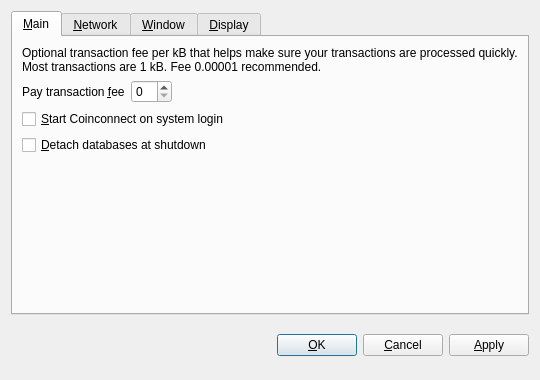
<?xml version="1.0" encoding="UTF-8"?>
<ui version="4.0">
 <class>OptionsDialog</class>
 <widget class="QDialog" name="OptionsDialog">
  <property name="geometry">
   <rect>
    <x>0</x>
    <y>0</y>
    <width>540</width>
    <height>380</height>
   </rect>
  </property>
  <property name="windowTitle">
   <string>Options</string>
  </property>
  <property name="modal">
   <bool>true</bool>
  </property>
  <layout class="QVBoxLayout" name="verticalLayout">
   <item>
    <widget class="QTabWidget" name="tabWidget">
     <property name="tabPosition">
      <enum>QTabWidget::North</enum>
     </property>
     <property name="currentIndex">
      <number>0</number>
     </property>
     <widget class="QWidget" name="tabMain">
      <attribute name="title">
       <string>&amp;Main</string>
      </attribute>
      <layout class="QVBoxLayout" name="verticalLayout_Main">
       <item>
        <widget class="QLabel" name="transactionFeeInfoLabel">
         <property name="text">
          <string>Optional transaction fee per kB that helps make sure your transactions are processed quickly. Most transactions are 1 kB. Fee 0.00001 recommended.</string>
         </property>
         <property name="textFormat">
          <enum>Qt::PlainText</enum>
         </property>
         <property name="wordWrap">
          <bool>true</bool>
         </property>
        </widget>
       </item>
       <item>
        <layout class="QHBoxLayout" name="horizontalLayout_Main">
         <item>
          <widget class="QLabel" name="transactionFeeLabel">
           <property name="text">
            <string>Pay transaction &amp;fee</string>
           </property>
           <property name="textFormat">
            <enum>Qt::PlainText</enum>
           </property>
           <property name="buddy">
            <cstring>transactionFee</cstring>
           </property>
          </widget>
         </item>
         <item>
          <widget class="CoinconnectAmountField" name="transactionFee"/>
         </item>
         <item>
          <spacer name="horizontalSpacer_Main">
           <property name="orientation">
            <enum>Qt::Horizontal</enum>
           </property>
           <property name="sizeHint" stdset="0">
            <size>
             <width>40</width>
             <height>20</height>
            </size>
           </property>
          </spacer>
         </item>
        </layout>
       </item>
       <item>
        <widget class="QCheckBox" name="coinconnectproAtStartup">
         <property name="toolTip">
          <string>Automatically start Coinconnect after logging in to the system.</string>
         </property>
         <property name="text">
          <string>&amp;Start Coinconnect on system login</string>
         </property>
        </widget>
       </item>
       <item>
        <widget class="QCheckBox" name="detachDatabases">
         <property name="toolTip">
          <string>Detach block and address databases at shutdown. This means they can be moved to another data directory, but it slows down shutdown. The wallet is always detached.</string>
         </property>
         <property name="text">
          <string>&amp;Detach databases at shutdown</string>
         </property>
        </widget>
       </item>
       <item>
        <spacer name="verticalSpacer_Main">
         <property name="orientation">
          <enum>Qt::Vertical</enum>
         </property>
         <property name="sizeHint" stdset="0">
          <size>
           <width>20</width>
           <height>40</height>
          </size>
         </property>
        </spacer>
       </item>
      </layout>
     </widget>
     <widget class="QWidget" name="tabNetwork">
      <attribute name="title">
       <string>&amp;Network</string>
      </attribute>
      <layout class="QVBoxLayout" name="verticalLayout_Network">
       <item>
        <widget class="QCheckBox" name="mapPortUpnp">
         <property name="toolTip">
          <string>Automatically open the Coinconnect client port on the router. This only works when your router supports UPnP and it is enabled.</string>
         </property>
         <property name="text">
          <string>Map port using &amp;UPnP</string>
         </property>
        </widget>
       </item>
       <item>
        <widget class="QCheckBox" name="connectSocks">
         <property name="toolTip">
          <string>Connect to the Coinconnect network through a SOCKS proxy (e.g. when connecting through Tor).</string>
         </property>
         <property name="text">
          <string>&amp;Connect through SOCKS proxy:</string>
         </property>
        </widget>
       </item>
       <item>
        <layout class="QHBoxLayout" name="horizontalLayout_Network">
         <item>
          <widget class="QLabel" name="proxyIpLabel">
           <property name="text">
            <string>Proxy &amp;IP:</string>
           </property>
           <property name="textFormat">
            <enum>Qt::PlainText</enum>
           </property>
           <property name="buddy">
            <cstring>proxyIp</cstring>
           </property>
          </widget>
         </item>
         <item>
          <widget class="QValidatedLineEdit" name="proxyIp" native="true">
           <property name="maximumSize">
            <size>
             <width>140</width>
             <height>16777215</height>
            </size>
           </property>
           <property name="toolTip">
            <string>IP address of the proxy (e.g. 127.0.0.1)</string>
           </property>
          </widget>
         </item>
         <item>
          <widget class="QLabel" name="proxyPortLabel">
           <property name="text">
            <string>&amp;Port:</string>
           </property>
           <property name="textFormat">
            <enum>Qt::PlainText</enum>
           </property>
           <property name="buddy">
            <cstring>proxyPort</cstring>
           </property>
          </widget>
         </item>
         <item>
          <widget class="QLineEdit" name="proxyPort">
           <property name="maximumSize">
            <size>
             <width>55</width>
             <height>16777215</height>
            </size>
           </property>
           <property name="toolTip">
            <string>Port of the proxy (e.g. 9050)</string>
           </property>
          </widget>
         </item>
         <item>
          <widget class="QLabel" name="socksVersionLabel">
           <property name="text">
            <string>SOCKS &amp;Version:</string>
           </property>
           <property name="textFormat">
            <enum>Qt::PlainText</enum>
           </property>
           <property name="buddy">
            <cstring>socksVersion</cstring>
           </property>
          </widget>
         </item>
         <item>
          <widget class="QValueComboBox" name="socksVersion">
           <property name="toolTip">
            <string>SOCKS version of the proxy (e.g. 5)</string>
           </property>
          </widget>
         </item>
         <item>
          <spacer name="horizontalSpacer_Network">
           <property name="orientation">
            <enum>Qt::Horizontal</enum>
           </property>
           <property name="sizeHint" stdset="0">
            <size>
             <width>40</width>
             <height>20</height>
            </size>
           </property>
          </spacer>
         </item>
        </layout>
       </item>
       <item>
        <spacer name="verticalSpacer_Network">
         <property name="orientation">
          <enum>Qt::Vertical</enum>
         </property>
         <property name="sizeHint" stdset="0">
          <size>
           <width>20</width>
           <height>40</height>
          </size>
         </property>
        </spacer>
       </item>
      </layout>
     </widget>
     <widget class="QWidget" name="tabWindow">
      <attribute name="title">
       <string>&amp;Window</string>
      </attribute>
      <layout class="QVBoxLayout" name="verticalLayout_Window">
       <item>
        <widget class="QCheckBox" name="minimizeToTray">
         <property name="toolTip">
          <string>Show only a tray icon after minimizing the window.</string>
         </property>
         <property name="text">
          <string>&amp;Minimize to the tray instead of the taskbar</string>
         </property>
        </widget>
       </item>
       <item>
        <widget class="QCheckBox" name="minimizeOnClose">
         <property name="toolTip">
          <string>Minimize instead of exit the application when the window is closed. When this option is enabled, the application will be closed only after selecting Quit in the menu.</string>
         </property>
         <property name="text">
          <string>M&amp;inimize on close</string>
         </property>
        </widget>
       </item>
       <item>
        <spacer name="verticalSpacer_Window">
         <property name="orientation">
          <enum>Qt::Vertical</enum>
         </property>
         <property name="sizeHint" stdset="0">
          <size>
           <width>20</width>
           <height>40</height>
          </size>
         </property>
        </spacer>
       </item>
      </layout>
     </widget>
     <widget class="QWidget" name="tabDisplay">
      <attribute name="title">
       <string>&amp;Display</string>
      </attribute>
      <layout class="QVBoxLayout" name="verticalLayout_Display">
       <item>
        <layout class="QHBoxLayout" name="horizontalLayout_1_Display">
         <item>
          <widget class="QLabel" name="langLabel">
           <property name="text">
            <string>User Interface &amp;language:</string>
           </property>
           <property name="textFormat">
            <enum>Qt::PlainText</enum>
           </property>
           <property name="buddy">
            <cstring>lang</cstring>
           </property>
          </widget>
         </item>
         <item>
          <widget class="QValueComboBox" name="lang">
           <property name="toolTip">
            <string>The user interface language can be set here. This setting will take effect after restarting Coinconnect.</string>
           </property>
          </widget>
         </item>
        </layout>
       </item>
       <item>
        <layout class="QHBoxLayout" name="horizontalLayout_2_Display">
         <item>
          <widget class="QLabel" name="unitLabel">
           <property name="text">
            <string>&amp;Unit to show amounts in:</string>
           </property>
           <property name="textFormat">
            <enum>Qt::PlainText</enum>
           </property>
           <property name="buddy">
            <cstring>unit</cstring>
           </property>
          </widget>
         </item>
         <item>
          <widget class="QValueComboBox" name="unit">
           <property name="toolTip">
            <string>Choose the default subdivision unit to show in the interface and when sending coins.</string>
           </property>
          </widget>
         </item>
        </layout>
       </item>
       <item>
        <widget class="QCheckBox" name="displayAddresses">
         <property name="toolTip">
          <string>Whether to show Coinconnect addresses in the transaction list or not.</string>
         </property>
         <property name="text">
          <string>&amp;Display addresses in transaction list</string>
         </property>
        </widget>
       </item>
       <item>
        <spacer name="verticalSpacer_Display">
         <property name="orientation">
          <enum>Qt::Vertical</enum>
         </property>
         <property name="sizeHint" stdset="0">
          <size>
           <width>20</width>
           <height>40</height>
          </size>
         </property>
        </spacer>
       </item>
      </layout>
     </widget>
    </widget>
   </item>
   <item>
    <layout class="QHBoxLayout" name="horizontalLayout_Buttons">
     <item>
      <spacer name="horizontalSpacer_1">
       <property name="orientation">
        <enum>Qt::Horizontal</enum>
       </property>
       <property name="sizeHint" stdset="0">
        <size>
         <width>40</width>
         <height>48</height>
        </size>
       </property>
      </spacer>
     </item>
     <item>
      <widget class="QLabel" name="statusLabel">
       <property name="font">
        <font>
         <weight>75</weight>
         <bold>true</bold>
        </font>
       </property>
       <property name="text">
        <string/>
       </property>
       <property name="textFormat">
        <enum>Qt::PlainText</enum>
       </property>
       <property name="wordWrap">
        <bool>true</bool>
       </property>
      </widget>
     </item>
     <item>
      <spacer name="horizontalSpacer_2">
       <property name="orientation">
        <enum>Qt::Horizontal</enum>
       </property>
       <property name="sizeHint" stdset="0">
        <size>
         <width>40</width>
         <height>48</height>
        </size>
       </property>
      </spacer>
     </item>
     <item>
      <widget class="QPushButton" name="okButton">
       <property name="text">
        <string>&amp;OK</string>
       </property>
      </widget>
     </item>
     <item>
      <widget class="QPushButton" name="cancelButton">
       <property name="text">
        <string>&amp;Cancel</string>
       </property>
       <property name="autoDefault">
        <bool>false</bool>
       </property>
      </widget>
     </item>
     <item>
      <widget class="QPushButton" name="applyButton">
       <property name="text">
        <string>&amp;Apply</string>
       </property>
       <property name="autoDefault">
        <bool>false</bool>
       </property>
      </widget>
     </item>
    </layout>
   </item>
  </layout>
 </widget>
 <customwidgets>
  <customwidget>
   <class>QValidatedLineEdit</class>
   <extends>QWidget</extends>
   <header>qvalidatedlineedit.h</header>
  </customwidget>
  <customwidget>
   <class>CoinconnectAmountField</class>
   <extends>QSpinBox</extends>
   <header>coinconnectproamountfield.h</header>
  </customwidget>
  <customwidget>
   <class>QValueComboBox</class>
   <extends>QComboBox</extends>
   <header>qvaluecombobox.h</header>
  </customwidget>
 </customwidgets>
 <resources/>
 <connections/>
</ui>
